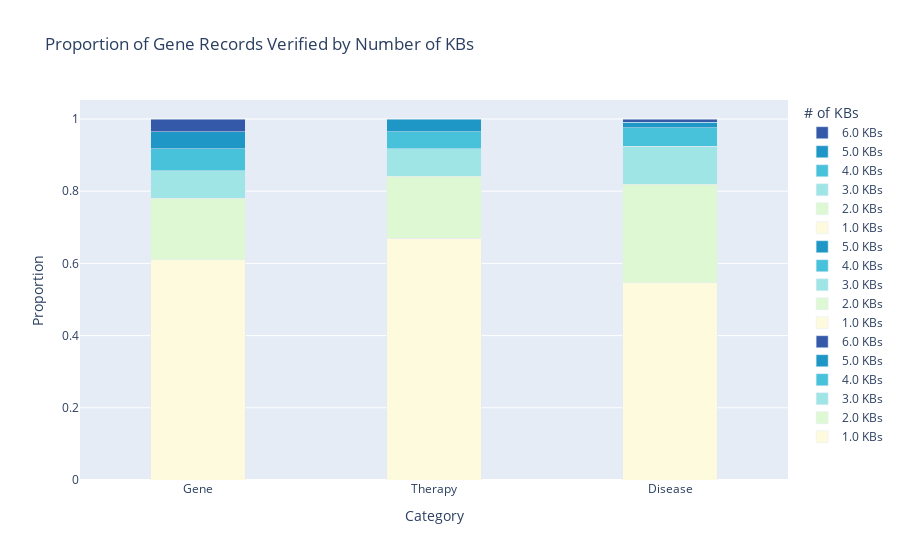

The code cell stored with this chart in its notebook:
### Markdown cell above
### Element Uniqueness

### Code cell
# Count number of sources True
gene_proportions["true_count"] = gene_proportions.iloc[:, 1:].sum(axis=1)
therapy_proportions["true_count"] = therapy_proportions.iloc[:, 1:].sum(axis=1)
disease_proportions["true_count"] = disease_proportions.iloc[:, 1:].sum(axis=1)

graph = pd.DataFrame({'# of KBs': [], 'Records': [], 'proportion': [], 'Record Type': []})

# Value Counts & Combine
tdf = gene_proportions['true_count'].value_counts().rename_axis('# of KBs').reset_index(name='Records')
total = tdf['Records'].sum()
tdf['proportion'] = tdf['Records'] / total
tdf['Record Type'] = 'Gene'
graph = pd.concat([graph,tdf])

tdf = therapy_proportions['true_count'].value_counts().rename_axis('# of KBs').reset_index(name='Records')
total = tdf['Records'].sum()
tdf['proportion'] = tdf['Records'] / total
tdf['Record Type'] = 'Therapy'
graph = pd.concat([graph,tdf])

tdf = disease_proportions['true_count'].value_counts().rename_axis('# of KBs').reset_index(name='Records')
total = tdf['Records'].sum()
tdf['proportion'] = tdf['Records'] / total
tdf['Record Type'] = 'Disease'
graph = pd.concat([graph,tdf])

# Plotly graph objects for the stacked bar
# fig = go.Figure()
colors = ['#fefadd','#def8d3','#a0e5e6','#48c1da','#1e97c7','#3459a9']

# Plotly graph objects for the stacked bar
fig = go.Figure()

# Adding each segment as part of a stacked bar
for i, row in graph.iterrows():
    fig.add_trace(go.Bar(
        name=f'{row["# of KBs"]} KBs',
        x=[row['Record Type']],  # single category for now
        y=[row['proportion']],
        marker_color=colors[i],  # using Plotly's qualitative colors
        width=[0.4]
    ))

# Update layout to show proportions as percentage
fig.update_layout(
    barmode='stack',
    title='Element uniqueness across KBs',
    xaxis_title='Category',
    yaxis_title='Proportion',
    yaxis=dict(tickformat=".2"),
    legend_title='# of KBs'
)

fig.show()

fig.write_image("v1_uniqueness.png", width=990, height=540, scale=3)

### Figure 1 — Plotly figure (JSON) as saved in the notebook; plotly's stock layout.template omitted (floating-point values rounded to 4 significant figures)
{"data": [{"marker": {"color": "#fefadd"}, "name": "1.0 KBs", "type": "bar", "width": [0.4], "x": ["Gene"], "y": [0.6106]}, {"marker": {"color": "#def8d3"}, "name": "2.0 KBs", "type": "bar", "width": [0.4], "x": ["Gene"], "y": [0.1692]}, {"marker": {"color": "#a0e5e6"}, "name": "3.0 KBs", "type": "bar", "width": [0.4], "x": ["Gene"], "y": [0.07701]}, {"marker": {"color": "#48c1da"}, "name": "4.0 KBs", "type": "bar", "width": [0.4], "x": ["Gene"], "y": [0.06074]}, {"marker": {"color": "#1e97c7"}, "name": "5.0 KBs", "type": "bar", "width": [0.4], "x": ["Gene"], "y": [0.04772]}, {"marker": {"color": "#3459a9"}, "name": "6.0 KBs", "type": "bar", "width": [0.4], "x": ["Gene"], "y": [0.03471]}, {"marker": {"color": "#fefadd"}, "name": "1.0 KBs", "type": "bar", "width": [0.4], "x": ["Therapy"], "y": [0.6699]}, {"marker": {"color": "#def8d3"}, "name": "2.0 KBs", "type": "bar", "width": [0.4], "x": ["Therapy"], "y": [0.1709]}, {"marker": {"color": "#a0e5e6"}, "name": "3.0 KBs", "type": "bar", "width": [0.4], "x": ["Therapy"], "y": [0.07662]}, {"marker": {"color": "#48c1da"}, "name": "4.0 KBs", "type": "bar", "width": [0.4], "x": ["Therapy"], "y": [0.04715]}, {"marker": {"color": "#1e97c7"}, "name": "5.0 KBs", "type": "bar", "width": [0.4], "x": ["Therapy"], "y": [0.03536]}, {"marker": {"color": "#fefadd"}, "name": "1.0 KBs", "type": "bar", "width": [0.4], "x": ["Disease"], "y": [0.5468]}, {"marker": {"color": "#def8d3"}, "name": "2.0 KBs", "type": "bar", "width": [0.4], "x": ["Disease"], "y": [0.2719]}, {"marker": {"color": "#a0e5e6"}, "name": "3.0 KBs", "type": "bar", "width": [0.4], "x": ["Disease"], "y": [0.1057]}, {"marker": {"color": "#48c1da"}, "name": "4.0 KBs", "type": "bar", "width": [0.4], "x": ["Disease"], "y": [0.05136]}, {"marker": {"color": "#1e97c7"}, "name": "5.0 KBs", "type": "bar", "width": [0.4], "x": ["Disease"], "y": [0.01511]}, {"marker": {"color": "#3459a9"}, "name": "6.0 KBs", "type": "bar", "width": [0.4], "x": ["Disease"], "y": [0.009063]}], "layout": {"barmode": "stack", "legend": {"title": {"text": "# of KBs"}}, "title": {"text": "Proportion of Gene Records Verified by Number of KBs"}, "xaxis": {"title": {"text": "Category"}}, "yaxis": {"tickformat": ".2", "title": {"text": "Proportion"}}}}
